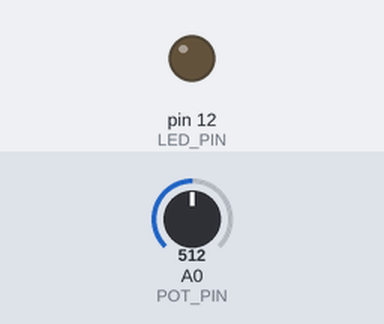
This sketch was run on a simulated Arduino Uno, built with avr-gcc and run on an emulated ATmega328P. On the bench: output pins drawn as LEDs (lit = HIGH). The test bench sets the inputs (shaded band); at power-on: A0 (POT_PIN) = 512.

Above: at 1.2 s.
1.3 s: A0 (POT_PIN) set to 731
2.8 s: A0 (POT_PIN) set to 763
At 3.9 s:
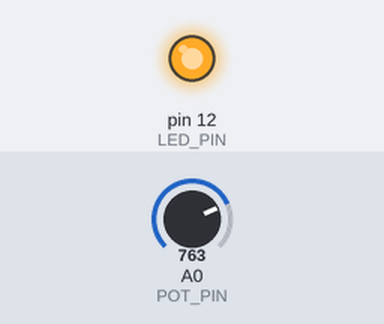
4.3 s: A0 (POT_PIN) set to 716
At 5.1 s:
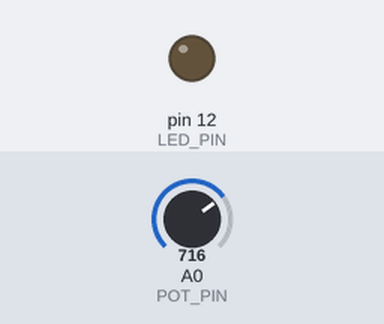
5.8 s: A0 (POT_PIN) set to 900
At 6.2 s:
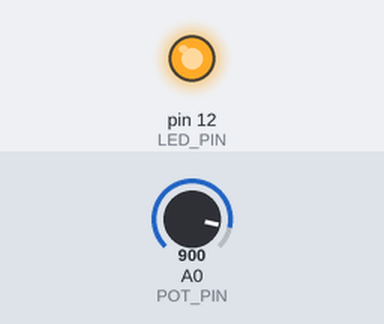
Timing chart, 0 to 8.3 s (numbered marks = the images above; inputs shaded):
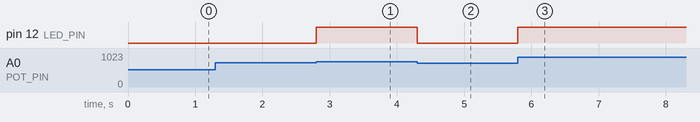

Measured:
- the behaviour switches between 747 and 748 on A0 (POT_PIN) (found by bisection; images 0 and 1)
- after the input at 1.3 s, every drawn part: stays the same
- after the input at 2.8 s, pin 12 (LED_PIN): LOW → HIGH at once
- after the input at 4.3 s, pin 12 (LED_PIN): HIGH → LOW at once
- after the input at 5.8 s, pin 12 (LED_PIN): LOW → HIGH at once

The sketch:

l07-pwm.ino
```cpp
/* Lab 7: PWM.

  https://docs.arduino.cc/learn/microcontrollers/analog-output/

  This is a simple way to generate analog-like output from a digital system
  (contrast it with using a DAC, which is more complex).

  Instead of outputting a true analog signal, it outputs a digital signal but for
  a fraction of time. As you change the pulse width, it often looks like an
  analog signal. PWM is always switching very fast between HIGH and LOW; it looks
  analog because of the average.

  E.g., if we want a 2.5 V signal, the duty cycle (on-time) will be 50%.

  Key: PWM works when the pulse switching is *much faster* than the system's response time.
  If PWM switches as 490 - 980 Hz, then the period is around 1-2 ms.
  LEDs respond in microseconds, but eyes are perceptually slow so it works.
  Motors have mechanical inertia and take ms to seconds to respond, so it works.

  Extra info: the Arduino's PWM happens entirely in hardware. When we do analogWrite(PIN, 128),
  it writes that to a hardware timer register. The microcontroller's timer peripheral compares
  this number against the current time value to determine how to set the output as LOW or HIGH.
*/

// uint8_t LED_PIN = 12;
// const float freq = 0.5;   // Hz

// // I will make my LED brightness oscillate sinusoidally
// int signal(float t_s) {
//   float x = 128 + 127 * sin(2 * PI * freq * t_s);
//   return (int)x;
// }

// void setup() {
//   pinMode(LED_PIN, OUTPUT);
// }

// void loop() {
//   analogWrite(LED_PIN, signal(millis() / 1000.0));
// }


/* Lab 7B: Potentiometer controls brightness.

  This is fairly straightforward. I read the value of a potentiometer, then
  use that value to set the output duty cycle on an LED.
*/

uint8_t LED_PIN = 12;
uint8_t POT_PIN = A0;

void setup() {
  pinMode(LED_PIN, OUTPUT);
  pinMode(POT_PIN, INPUT);
}

// void loop() {
//   int pot_val = analogRead(POT_PIN);
//   float margin = 20.0; // Just to stop it from maxxing out

//   // mapping 0-1023 -> 20-235
//   float out_val = margin + ((255.0 - margin) / 1023.0) * pot_val;

//   analogWrite(LED_PIN, out_val);
// }
void loop() {
  int pot = analogRead(A0);

  float x = pot / 1023.0;        // 0..1
  float y = pow(x, 2.2);         // gamma correction

  int pwm = (int)(y * 255.0);

  analogWrite(12, pwm);
}
```
